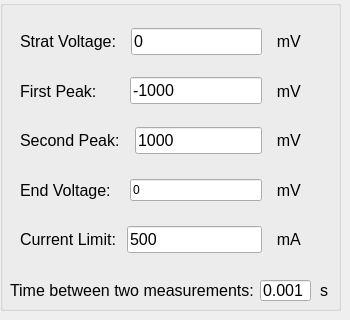
          <widget class="QWidget" name="tab">
           <attribute name="title">
            <string>Sweep Voltage</string>
           </attribute>
           <widget class="QGroupBox" name="groupBox_sweep_voltage">
            <property name="geometry">
             <rect>
              <x>0</x>
              <y>0</y>
              <width>341</width>
              <height>311</height>
             </rect>
            </property>
            <property name="title">
             <string/>
            </property>
            <widget class="QLabel" name="label_13">
             <property name="geometry">
              <rect>
               <x>10</x>
               <y>280</y>
               <width>261</width>
               <height>21</height>
              </rect>
             </property>
             <property name="font">
              <font>
               <pointsize>12</pointsize>
              </font>
             </property>
             <property name="text">
              <string>Time between two measurements:</string>
             </property>
            </widget>
            <widget class="QLineEdit" name="lineEdit_voltage_time_measurements">
             <property name="geometry">
              <rect>
               <x>260</x>
               <y>280</y>
               <width>51</width>
               <height>21</height>
              </rect>
             </property>
             <property name="font">
              <font>
               <pointsize>12</pointsize>
              </font>
             </property>
             <property name="text">
              <string>0.001</string>
             </property>
            </widget>
            <widget class="QLabel" name="label_14">
             <property name="geometry">
              <rect>
               <x>320</x>
               <y>280</y>
               <width>21</width>
               <height>21</height>
              </rect>
             </property>
             <property name="font">
              <font>
               <pointsize>12</pointsize>
              </font>
             </property>
             <property name="text">
              <string>s</string>
             </property>
            </widget>
            <widget class="QWidget" name="layoutWidget_7">
             <property name="geometry">
              <rect>
               <x>20</x>
               <y>20</y>
               <width>281</width>
               <height>241</height>
              </rect>
             </property>
             <layout class="QVBoxLayout" name="verticalLayout_7">
              <item>
               <layout class="QHBoxLayout" name="horizontalLayout_8">
                <item>
                 <widget class="QLabel" name="label_25">
                  <property name="font">
                   <font>
                    <pointsize>12</pointsize>
                   </font>
                  </property>
                  <property name="text">
                   <string>Strat Voltage:  </string>
                  </property>
                 </widget>
                </item>
                <item>
                 <widget class="QLineEdit" name="lineEdit_start_voltage">
                  <property name="font">
                   <font>
                    <pointsize>12</pointsize>
                   </font>
                  </property>
                  <property name="text">
                   <string>0</string>
                  </property>
                 </widget>
                </item>
                <item>
                 <widget class="QLabel" name="label_26">
                  <property name="font">
                   <font>
                    <pointsize>12</pointsize>
                   </font>
                  </property>
                  <property name="text">
                   <string>  mV</string>
                  </property>
                 </widget>
                </item>
               </layout>
              </item>
              <item>
               <layout class="QHBoxLayout" name="horizontalLayout_13">
                <item>
                 <widget class="QLabel" name="label_27">
                  <property name="font">
                   <font>
                    <pointsize>12</pointsize>
                   </font>
                  </property>
                  <property name="text">
                   <string>First Peak:      </string>
                  </property>
                 </widget>
                </item>
                <item>
                 <widget class="QLineEdit" name="lineEdit_first_voltage">
                  <property name="font">
                   <font>
                    <pointsize>12</pointsize>
                   </font>
                  </property>
                  <property name="text">
                   <string>-1000</string>
                  </property>
                 </widget>
                </item>
                <item>
                 <widget class="QLabel" name="label_28">
                  <property name="font">
                   <font>
                    <pointsize>12</pointsize>
                   </font>
                  </property>
                  <property name="text">
                   <string>  mV</string>
                  </property>
                 </widget>
                </item>
               </layout>
              </item>
              <item>
               <layout class="QHBoxLayout" name="horizontalLayout_14">
                <item>
                 <widget class="QLabel" name="label_29">
                  <property name="font">
                   <font>
                    <pointsize>12</pointsize>
                   </font>
                  </property>
                  <property name="text">
                   <string>Second Peak:  </string>
                  </property>
                 </widget>
                </item>
                <item>
                 <widget class="QLineEdit" name="lineEdit_second_voltage">
                  <property name="font">
                   <font>
                    <pointsize>12</pointsize>
                   </font>
                  </property>
                  <property name="text">
                   <string>1000</string>
                  </property>
                 </widget>
                </item>
                <item>
                 <widget class="QLabel" name="label_30">
                  <property name="font">
                   <font>
                    <pointsize>12</pointsize>
                   </font>
                  </property>
                  <property name="text">
                   <string>  mV</string>
                  </property>
                 </widget>
                </item>
               </layout>
              </item>
              <item>
               <layout class="QHBoxLayout" name="horizontalLayout_15">
                <item>
                 <widget class="QLabel" name="label_31">
                  <property name="font">
                   <font>
                    <pointsize>12</pointsize>
                   </font>
                  </property>
                  <property name="text">
                   <string>End Voltage:   </string>
                  </property>
                 </widget>
                </item>
                <item>
                 <widget class="QLineEdit" name="lineEdit_end_voltage">
                  <property name="text">
                   <string>0</string>
                  </property>
                 </widget>
                </item>
                <item>
                 <widget class="QLabel" name="label_40">
                  <property name="font">
                   <font>
                    <pointsize>12</pointsize>
                   </font>
                  </property>
                  <property name="text">
                   <string>  mV</string>
                  </property>
                 </widget>
                </item>
               </layout>
              </item>
              <item>
               <layout class="QHBoxLayout" name="horizontalLayout_16">
                <item>
                 <widget class="QLabel" name="label_33">
                  <property name="font">
                   <font>
                    <pointsize>12</pointsize>
                   </font>
                  </property>
                  <property name="text">
                   <string>Current Limit: </string>
                  </property>
                 </widget>
                </item>
                <item>
                 <widget class="QLineEdit" name="lineEdit_current_limit">
                  <property name="font">
                   <font>
                    <pointsize>12</pointsize>
                   </font>
                  </property>
                  <property name="text">
                   <string>500</string>
                  </property>
                 </widget>
                </item>
                <item>
                 <widget class="QLabel" name="label_34">
                  <property name="font">
                   <font>
                    <pointsize>12</pointsize>
                   </font>
                  </property>
                  <property name="text">
                   <string>  mA</string>
                  </property>
                 </widget>
                </item>
               </layout>
              </item>
             </layout>
            </widget>
           </widget>
          </widget>
